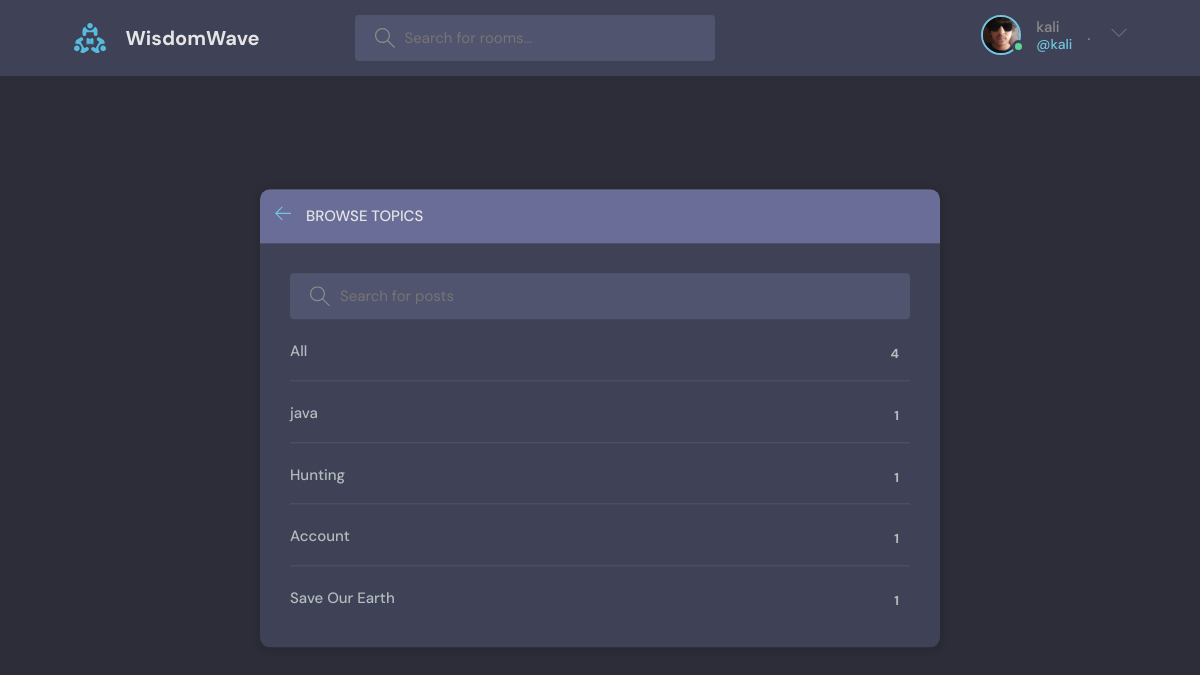
Before: /browse-topics/ (signed in) with the older database file.
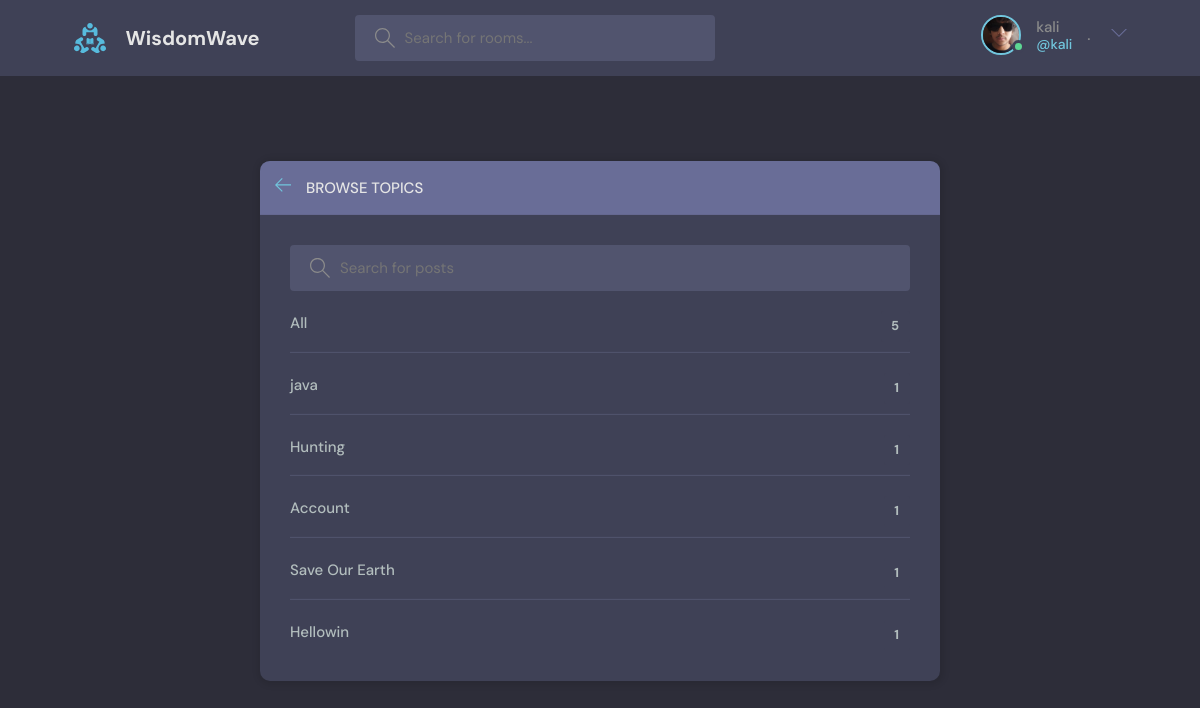
After: the same page with the newer database file.
### base/models.py (models this page shows, shortened)
class Topic(models.Model):
    name = models.CharField(max_length=200)

### base/views.py (the view)
# urls.py: path('browse-topics/', views.browseTopics, name='browse-topics'),
def browseTopics(request):
    room_count = Room.objects.all().count()
    q = request.GET.get('q') if request.GET.get('q') else ''
    if q:
        topics = Topic.objects.filter(name__icontains =q)
    else:
        topics  = Topic.objects.all()[0:5]
    context = {
        'topics': topics,
        'room_count': room_count
    }
    return render(request, 'base/topics.html', context )

### base/templates/base/topics.html (shortened to what this page needs)
{% extends 'main.html' %}
{% block content %}
    <main class="create-room layout">
      <div class="container">
        <div class="layout__box">
          <div class="layout__boxHeader">
            <div class="layout__boxTitle">
              <a href="{% url 'home' %}">
                <svg version="1.1" xmlns="http://www.w3.org/2000/svg" width="32" height="32" viewBox="0 0 32 32">
                  <title>arrow-left</title>
                  <path
                    d="M13.723 2.286l-13.723 13.714 13.719 13.714 1.616-1.611-10.96-10.96h27.625v-2.286h-27.625l10.965-10.965-1.616-1.607z"
                  ></path>
                </svg>
              </a>
              <h3>Browse Topics</h3>
            </div>
          </div>
          <div class="topics-page layout__body">
            <form class="header__search" action="{% url 'browse-topics' %}" method="get">
              <label>
                <input placeholder="Search for posts" name="q"/>
              </label>
            </form>
            <ul class="topics__list">
              <li>
                <a href="{% url 'home'  %}">All  <span>{{room_count}}</span></a>
              </li>
              {% for topic in topics %}
              {% if  next == 'profile' %}
                <li>
                  <a href="{% url 'user_profile' topic.room.host.id   %}?q={{topic.name}}">{{topic.name}} <span>{{topic.room_set.all.count}}</span></a>
                </li>
              {% else %}
              <li>
                <a href="{% url 'home'  %}?q={{topic.name}}">{{topic.name}} <span>{{topic.room_set.all.count}}</span></a>
              </li>
              {% endif %}
              {% endfor %}
            </ul>
          </div>
        </div>
      </div>
    </main>
{% endblock %}

### templates/main.html (shortened to what this page needs)
{% load static %}
<!DOCTYPE html>
<html lang="en">
  <head>
    <link rel="stylesheet" href="{% static 'style/style.css' %} " />
  </head>
  <body>
    {% include 'navbar.html' %}
    {% block content %}{% endblock %}
  </body>
</html>

### templates/navbar.html (shortened to what this page needs)
{% load static %}
<header class="header header--loggedIn">
    <div class="container">
      <a href="/" class="header__logo">
        <img src="{%  static 'images/logo.svg' %}" />
        <h1>WisdomWave</h1>
      </a>
      <form class="header__search" action="{% url 'home' %}" method="get">
        <label>
          <input placeholder="Search for rooms..." name="q"/>
        </label>
      </form>
      <nav class="header__menu">
        {% if request.user.is_authenticated %}
        <div class="header__user">
          <a href="{% url 'user-profile' request.user.id %}">
            <div class="avatar avatar--medium active">
              {% if user.profile.image %}
              <img src="{{user.profile.image.url}}" alt="Hello">
              {% else %}
              <img src="{% static 'images/my.jpg' %}" />
              {% endif %}
            </div>
            <p>{{request.user.username}} <span>@{{request.user.username}}</span></p>.
          </a>
          <button class="dropdown-button">
            <svg version="1.1" xmlns="http://www.w3.org/2000/svg" width="32" height="32" viewBox="0 0 32 32">
              <title>chevron-down</title>
              <path d="M16 21l-13-13h-3l16 16 16-16h-3l-13 13z"></path>
            </svg>
          </button>
        </div>
        {% else %}
         <a href="{% url 'login_user' %}">
          <img src="{% static 'images/avatar.svg' %}" />
          <p>Login</p>
        </a>
        {% endif %}
      </nav>
    </div>
  </header>

### static/style/style.css (style rules this page uses)
:root { --color-main: #71c6dd; --color-main-light: #e1f6fb; --color-dark: #3f4156; --color-dark-medium: #51546e; --color-dark-light: #696d97; --color-light: #e5e5e5; --color-gray: #8b8b8b; --color-light-gray: #b2bdbd; --color-bg: #2d2d39; --color-success: #5dd693; --color-error: #fc4b0b; }
* { font-family: "DM Sans", -apple-system, BlinkMacSystemFont, "Segoe UI", Roboto, Oxygen, Ubuntu, Cantarell, "Open Sans", "Helvetica Neue", sans-serif; margin: 0; padding: 0; box-sizing: border-box; text-rendering: optimizeLegibility; font-size: inherit; }
html { font-size: 56.25%; }
@media only screen and (min-width: 1200px) { html { font-size: 62.5%; } }
body { line-height: 1.6; font-weight: 400; font-size: 1.5rem; color: var(--color-light-gray); background-color: var(--color-bg); min-height: 100vh; }
img { width: 100%; }
a { display: inline-block; color: var(--color-main); text-decoration: none; }
.container { max-width: 120rem; width: 90%; margin: auto; }
.avatar { position: relative; display: inline-block; border-radius: 50%; border: 2px solid var(--color-main); }
.avatar img { display: block; border-radius: 50%; object-fit: cover; object-position: center; }
.avatar::after { content: ""; display: block; position: absolute; background-color: var(--color-gray); z-index: 111; border-radius: 50%; border: 0.3rem solid var(--color-dark); }
.avatar.active::after { background-color: var(--color-success); }
.avatar.avatar--medium img { width: 3.6rem; height: 3.6rem; border-radius: 50%; }
.avatar.avatar--medium:after { width: 0.7rem; height: 0.7rem; bottom: 0px; right: -6px; }
.header { padding: 1.5rem; background-color: var(--color-dark); }
.header > .container { display: flex; gap: 9.5rem; }
.header__logo, .header__user { display: flex; gap: 2rem; align-items: center; }
.header__logo > img { height: 3.2rem; width: 3.2rem; }
.header__logo > h1 { font-weight: 700; font-size: 2rem; color: var(--color-light); }
.header__search > label { background-color: var(--color-dark-medium); padding: 1.3rem 1rem; display: flex; align-items: center; gap: 1rem; border-radius: 4px; }
.header__search svg { fill: var(--color-gray); width: 2rem; height: 2rem; margin-left: 1rem; }
.header__search input { width: 30rem; background: transparent; border: none; outline: none; color: var(--color-light); }
.header__menu { margin-left: auto; position: relative; }
.header__menu a { display: flex; gap: 1.5rem; align-items: center; font-weight: 500; text-decoration: none; color: var(--color-gray); }
.header__menu img { height: 3.6rem; }
.header__menu p { line-height: 1.2; }
.header__menu span { color: var(--color-main); font-weight: 500; font-size: 1.4rem; display: block; }
.header__menu svg { width: 1.6rem; height: 1.6rem; fill: var(--color-dark-light); }
.dropdown-button { background: transparent; border: 0; outline: 0; cursor: pointer; }
.layout { margin-top: 2.4rem; }
.layout > .container { display: flex; justify-content: space-between; align-items: flex-start; }
.layout__box { width: 90%; max-width: 48rem; min-height: 40rem; position: absolute; top: 50%; left: 50%; transform: translate(-50%, -46%); background-color: var(--color-dark); border-radius: 1rem; box-shadow: 1px 1px 6px 3px rgba(0, 0, 0, 0.1); overflow: hidden; }
.layout__boxHeader { display: flex; padding: 1.5rem; background-color: var(--color-dark-light); }
.layout__boxTitle { display: flex; gap: 1.5rem; align-items: center; }
.layout__boxTitle h3 { text-transform: uppercase; font-weight: 500; color: var(--color-light); }
.layout__boxTitle svg { width: 1.6rem; height: 1.6rem; fill: var(--color-main); }
.layout__body { margin: 3rem; }
.topics__list { list-style: none; }
.topics__list li a { display: flex; justify-content: space-between; margin-bottom: 3rem; font-weight: 500; color: var(--color-light-gray); transition: all 0.3s ease-in-out; }
.topics__list li a span { padding: 0.5rem 1rem; background-color: var(--color-dark); border-radius: 3px; font-size: 1.3rem; font-weight: 700; letter-spacing: 1px; }
.topics-page .topics__list li:not(:last-child) a { margin: 2rem 0; padding-bottom: 1rem; text-decoration: none; border-bottom: 1px solid var(--color-dark-medium); }
.topics-page .header__search { display: block; }
.create-room.layout .layout__box { max-width: 68rem; }

Changed rows visible on the page:
added Topic: name "Hellowin", room_set.all.count "1"
Other visible differences:
{{ room_count }}: "4" → "5"
